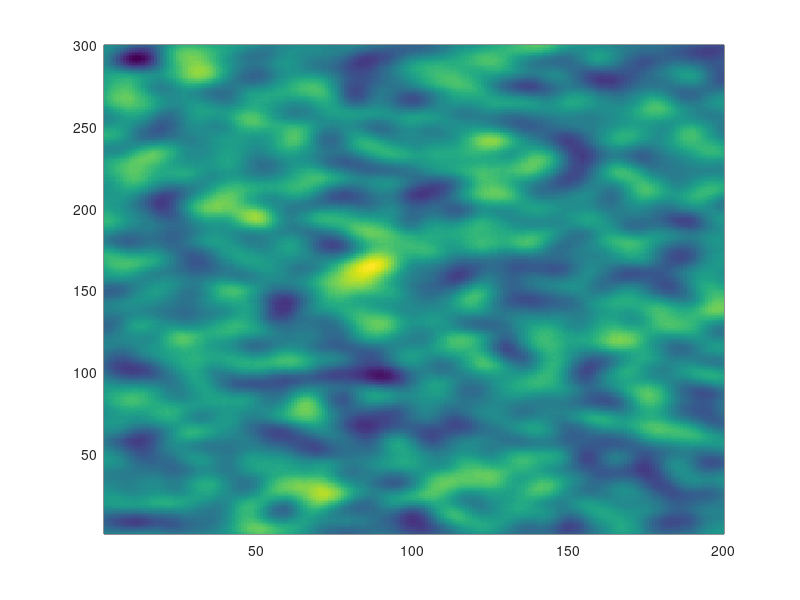

Recreate this plot in MATLAB. (Note: this script raises an error after producing the figure.)
    
nrows=300; ncols=200;
MTX = randn(nrows,ncols);
MTX = imfilter(MTX ,fspecial('gaussian',[25 25],5));
MTX = 10*(MTX + 0.2);
figure(1), pcolor(MTX), shading flat;
colorbar('vert');

ytopleft=500000;    % in meters
xtopleft=150000;    % in meters
grid=1000;    % grid resolution in meters

date1 = datenum(2012,1,1,3,15,0);
[year month day hr min sec]=datevec(date1);
fname = sprintf('File_%.4d%.2d%.2d-%.2d%.2d.dat',year,month,day,hr,min);
DATE=[year;month;day;hr;min;sec];
PARAM=[0; ytopleft; xtopleft ; grid; grid; nrows; ncols];                       
save2nimrod(fname, MTX, DATE, PARAM);
